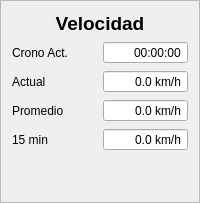
                 <widget class="QFrame" name="frame_6">
                  <property name="frameShape">
                   <enum>QFrame::StyledPanel</enum>
                  </property>
                  <property name="frameShadow">
                   <enum>QFrame::Raised</enum>
                  </property>
                  <layout class="QGridLayout" name="gridLayout_15">
                   <item row="1" column="0">
                    <layout class="QHBoxLayout" name="horizontalLayout_8">
                     <item>
                      <layout class="QVBoxLayout" name="verticalLayout_14">
                       <item>
                        <widget class="QLabel" name="label_64">
                         <property name="text">
                          <string>Crono Act.</string>
                         </property>
                        </widget>
                       </item>
                       <item>
                        <widget class="QLabel" name="label_38">
                         <property name="text">
                          <string>Actual</string>
                         </property>
                        </widget>
                       </item>
                       <item>
                        <widget class="QLabel" name="label_39">
                         <property name="text">
                          <string>Promedio</string>
                         </property>
                        </widget>
                       </item>
                       <item>
                        <widget class="QLabel" name="label_40">
                         <property name="text">
                          <string>15 min</string>
                         </property>
                        </widget>
                       </item>
                      </layout>
                     </item>
                     <item>
                      <layout class="QVBoxLayout" name="verticalLayout_15">
                       <item>
                        <widget class="QTimeEdit" name="tiempo_crono_2">
                         <property name="alignment">
                          <set>Qt::AlignRight|Qt::AlignTrailing|Qt::AlignVCenter</set>
                         </property>
                         <property name="readOnly">
                          <bool>true</bool>
                         </property>
                         <property name="buttonSymbols">
                          <enum>QAbstractSpinBox::NoButtons</enum>
                         </property>
                         <property name="displayFormat">
                          <string>HH:mm:ss</string>
                         </property>
                        </widget>
                       </item>
                       <item>
                        <widget class="QDoubleSpinBox" name="vel_actual_2">
                         <property name="alignment">
                          <set>Qt::AlignRight|Qt::AlignTrailing|Qt::AlignVCenter</set>
                         </property>
                         <property name="readOnly">
                          <bool>true</bool>
                         </property>
                         <property name="buttonSymbols">
                          <enum>QAbstractSpinBox::NoButtons</enum>
                         </property>
                         <property name="specialValueText">
                          <string/>
                         </property>
                         <property name="suffix">
                          <string> km/h</string>
                         </property>
                         <property name="decimals">
                          <number>1</number>
                         </property>
                         <property name="minimum">
                          <double>-300.000000000000000</double>
                         </property>
                         <property name="maximum">
                          <double>300.000000000000000</double>
                         </property>
                        </widget>
                       </item>
                       <item>
                        <widget class="QDoubleSpinBox" name="vel_prom_2">
                         <property name="alignment">
                          <set>Qt::AlignRight|Qt::AlignTrailing|Qt::AlignVCenter</set>
                         </property>
                         <property name="buttonSymbols">
                          <enum>QAbstractSpinBox::NoButtons</enum>
                         </property>
                         <property name="suffix">
                          <string> km/h</string>
                         </property>
                         <property name="decimals">
                          <number>1</number>
                         </property>
                         <property name="minimum">
                          <double>-300.000000000000000</double>
                         </property>
                         <property name="maximum">
                          <double>300.000000000000000</double>
                         </property>
                         <property name="value">
                          <double>0.000000000000000</double>
                         </property>
                        </widget>
                       </item>
                       <item>
                        <widget class="QDoubleSpinBox" name="vel_cuarto_2">
                         <property name="wrapping">
                          <bool>false</bool>
                         </property>
                         <property name="frame">
                          <bool>true</bool>
                         </property>
                         <property name="alignment">
                          <set>Qt::AlignRight|Qt::AlignTrailing|Qt::AlignVCenter</set>
                         </property>
                         <property name="readOnly">
                          <bool>true</bool>
                         </property>
                         <property name="buttonSymbols">
                          <enum>QAbstractSpinBox::NoButtons</enum>
                         </property>
                         <property name="suffix">
                          <string> km/h</string>
                         </property>
                         <property name="decimals">
                          <number>1</number>
                         </property>
                         <property name="minimum">
                          <double>-300.000000000000000</double>
                         </property>
                         <property name="maximum">
                          <double>300.000000000000000</double>
                         </property>
                        </widget>
                       </item>
                      </layout>
                     </item>
                    </layout>
                   </item>
                   <item row="0" column="0">
                    <widget class="QLabel" name="label_6">
                     <property name="font">
                      <font>
                       <pointsize>14</pointsize>
                       <weight>75</weight>
                       <bold>true</bold>
                      </font>
                     </property>
                     <property name="text">
                      <string>Velocidad</string>
                     </property>
                     <property name="alignment">
                      <set>Qt::AlignCenter</set>
                     </property>
                    </widget>
                   </item>
                   <item row="3" column="0">
                    <spacer name="verticalSpacer_2">
                     <property name="orientation">
                      <enum>Qt::Vertical</enum>
                     </property>
                     <property name="sizeHint" stdset="0">
                      <size>
                       <width>20</width>
                       <height>40</height>
                      </size>
                     </property>
                    </spacer>
                   </item>
                  </layout>
                 </widget>
